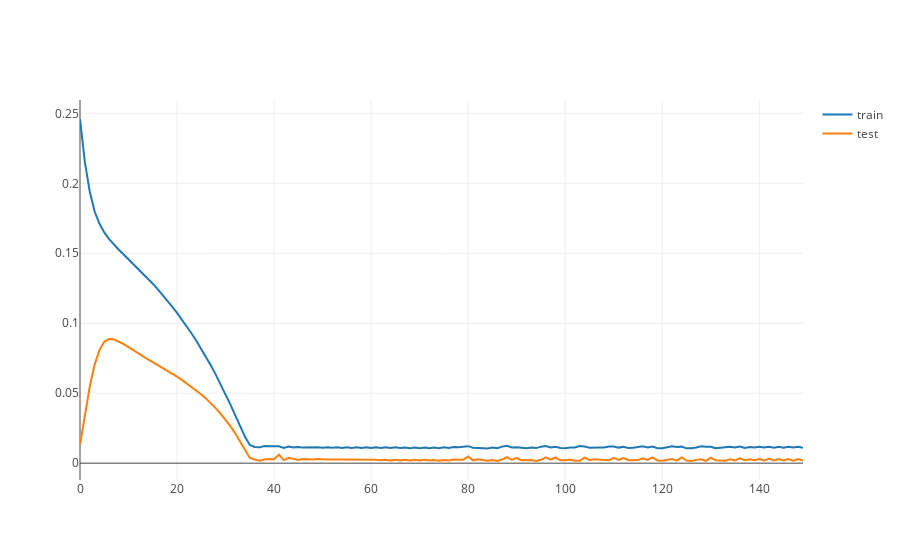

Notebook code cell kept with this figure:
### Code cell
show_val_loss(history)

### Figure 1 — Plotly figure (JSON) as saved in the notebook; plotly's stock layout.template omitted (floating-point values rounded to 4 significant figures; data arrays with more than 128 entries replaced by an {"elided": "..."} marker saying what was removed)
{"data": [{"name": "train", "type": "scatter", "y": {"elided": "150 float values"}}, {"name": "test", "type": "scatter", "y": {"elided": "150 float values"}}], "layout": {}}
